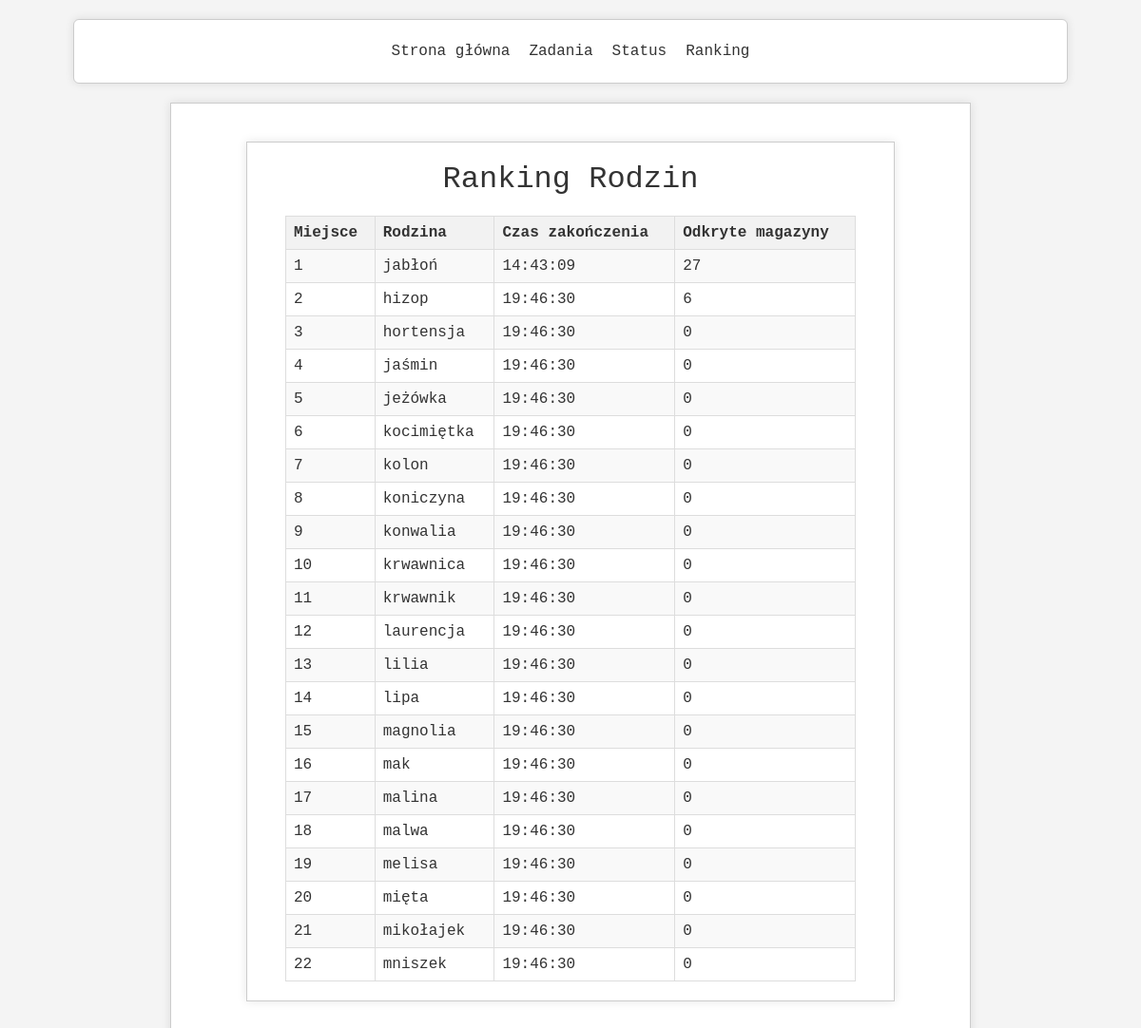
Before: /ranking with the older database file.
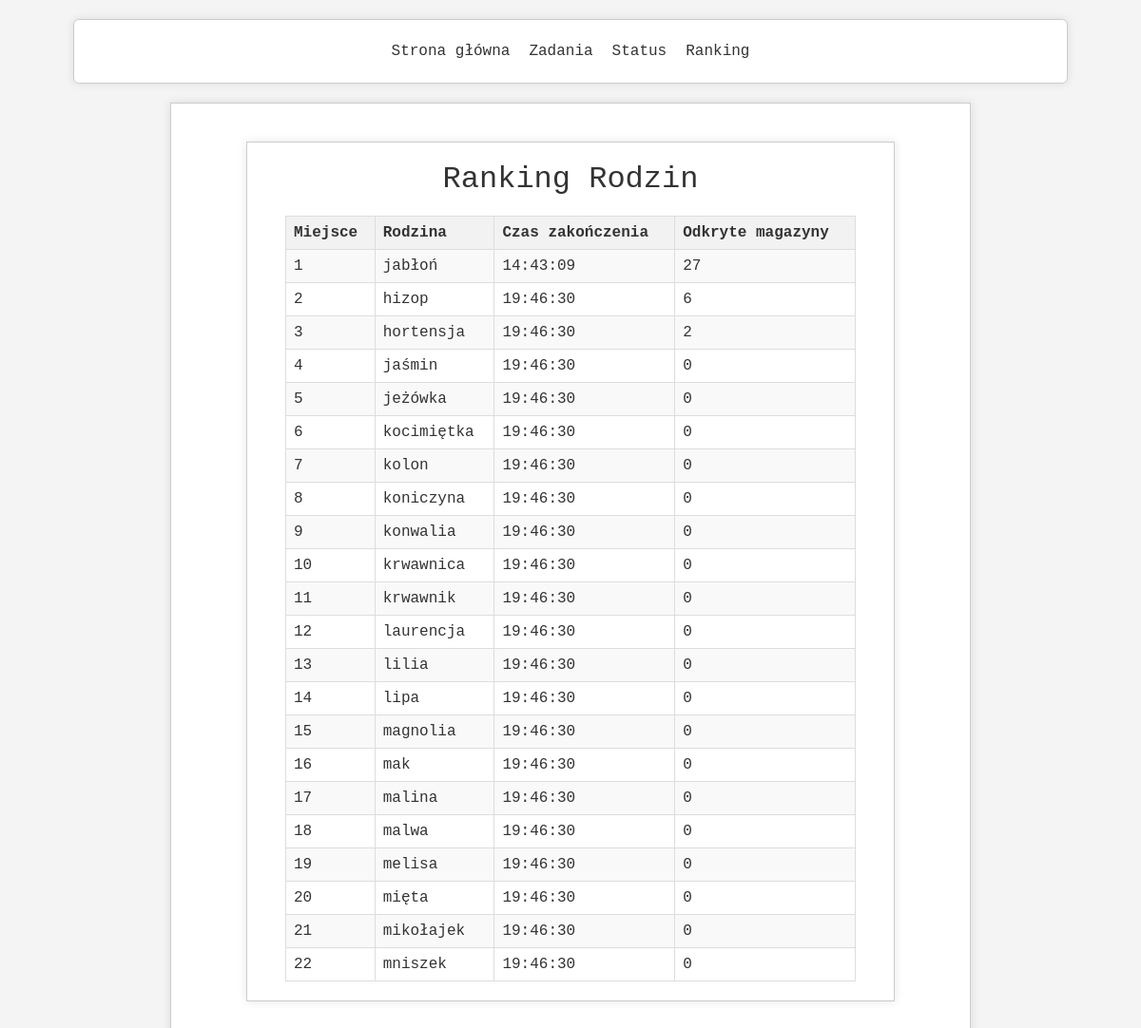
After: the same page with the newer database file.
### models/__init__.py (models this page shows)
class Family(db.Model):
    id = db.Column(db.Integer, primary_key=True)
    name = db.Column(db.String(50), nullable=False)
    discovered_magazines = db.Column(db.Integer, default=0)
    patrols = db.relationship('Patrol', backref='family', lazy=True)
    assigned_magazines = db.Column(MutableList.as_mutable(PickleType), default=[])
    tasks = db.relationship('FamilyTask', backref='family', lazy=True)
    magazine_list = db.Column(db.String(1), nullable=False, default='a')  # 'a', 'b', 'c', 'd', 'e', or 'f'
    end_time = db.Column(db.DateTime, nullable=True)

### routes/__init__.py (the view)
@main.route('/ranking')
def ranking():
    families = Family.query.order_by(Family.end_time).all()
    return render_template('ranking.html', families=families)

### templates/ranking.html (shortened to what this page needs)
{% extends "base.html" %}
{% block content %}
<div class="container">
    <h1>Ranking Rodzin</h1>
    <table class="ranking">
        <tr>
            <th>Miejsce</th>
            <th>Rodzina</th>
            <th>Czas zakończenia</th>
            <th>Odkryte magazyny</th>
        </tr>
        {% for family in families %}
        <tr>
            <td>{{ loop.index }}</td>
            <td>{{ family.name }}</td>
            <td>{{ family.end_time.strftime('%H:%M:%S') if family.end_time else 'Gra nie zakończona' }}</td>
            <td>{{ family.discovered_magazines if family.discovered_magazines else 0}}</td>
        </tr>
        {% endfor %}
    </table>
</div>
{% endblock %}

### templates/base.html (shortened to what this page needs)
<!DOCTYPE html>
<html lang="pl">
<head>
    <link rel="stylesheet" type="text/css" href="{{ url_for('static', filename='css/style.css') }}">
</head>
<body>
    <div class="navbar">
        <div class="navbar-container">
            <a href="{{ url_for('main.index') }}">Strona główna</a>
            <a href="{{ url_for('main.task', patrol_id=session.get('patrol_id', 1)) }}">Zadania</a>
            <a href="{{ url_for('main.status') }}">Status</a>
            <a href="{{ url_for('main.ranking') }}">Ranking</a>
        </div>
    </div>
    <div class="container">
        {% block content %}{% endblock %}
    </div>
</body>
</html>

### static/css/style.css (style rules this page uses)
body, h1, h2, p, form, input { margin: 0; padding: 0; box-sizing: border-box; }
body { font-family: 'Courier New', Courier, monospace; background-color: #f4f4f4; color: #333; display: flex; justify-content: center; align-items: center; height: 100vh; margin: 0; }
.container { background-color: #fff; padding: 20px; box-shadow: 0 0 10px rgba(0, 0, 0, 0.1); border: 1px solid #ccc; width: 80%; max-width: 600px; text-align: center; margin: 20px; }
h1, h2 { margin-bottom: 20px; font-weight: normal; }

### templates/ranking.html (style rules this page uses)
.container { text-align: center; margin-top: 50px; }
.ranking { width: 100%; max-width: 600px; margin: 0 auto; border-collapse: collapse; }
.ranking th, .ranking td { border: 1px solid #ddd; padding: 8px; text-align: left; }
.ranking th { background-color: #f2f2f2; }
.ranking tr:nth-child(even) { background-color: #f9f9f9; }

### templates/base.html (style rules this page uses)
body { font-family: 'Courier New', Courier, monospace; background-color: #f4f4f4; color: #333; display: flex; flex-direction: column; justify-content: flex-start; align-items: center; height: 100vh; margin: 0; padding: 20px; }
.navbar { background-color: #fff; border-bottom: 1px solid #ccc; width: 90%; padding: 10px 0; box-shadow: 0 0 10px rgba(0, 0, 0, 0.1); display: flex; justify-content: center; border-radius: 6px; border: 1px solid #ccc; }
.navbar a { color: #333; padding: 14px 10px; text-decoration: none; text-align: center; display: block; margin: 0 px; border-radius: 4px; }
.navbar-container { display: flex; justify-content: center; align-items: center; flex-wrap: nowrap; overflow-x: auto; }
.container { background-color: #fff; padding: 20px; box-shadow: 0 0 10px rgba(0, 0, 0, 0.1); border: 1px solid #ccc; width: 80%; max-width: 800px; text-align: center; margin: 20px auto; }

Changed rows visible on the page:
changed Family "hortensja": discovered_magazines "0" → "2"
